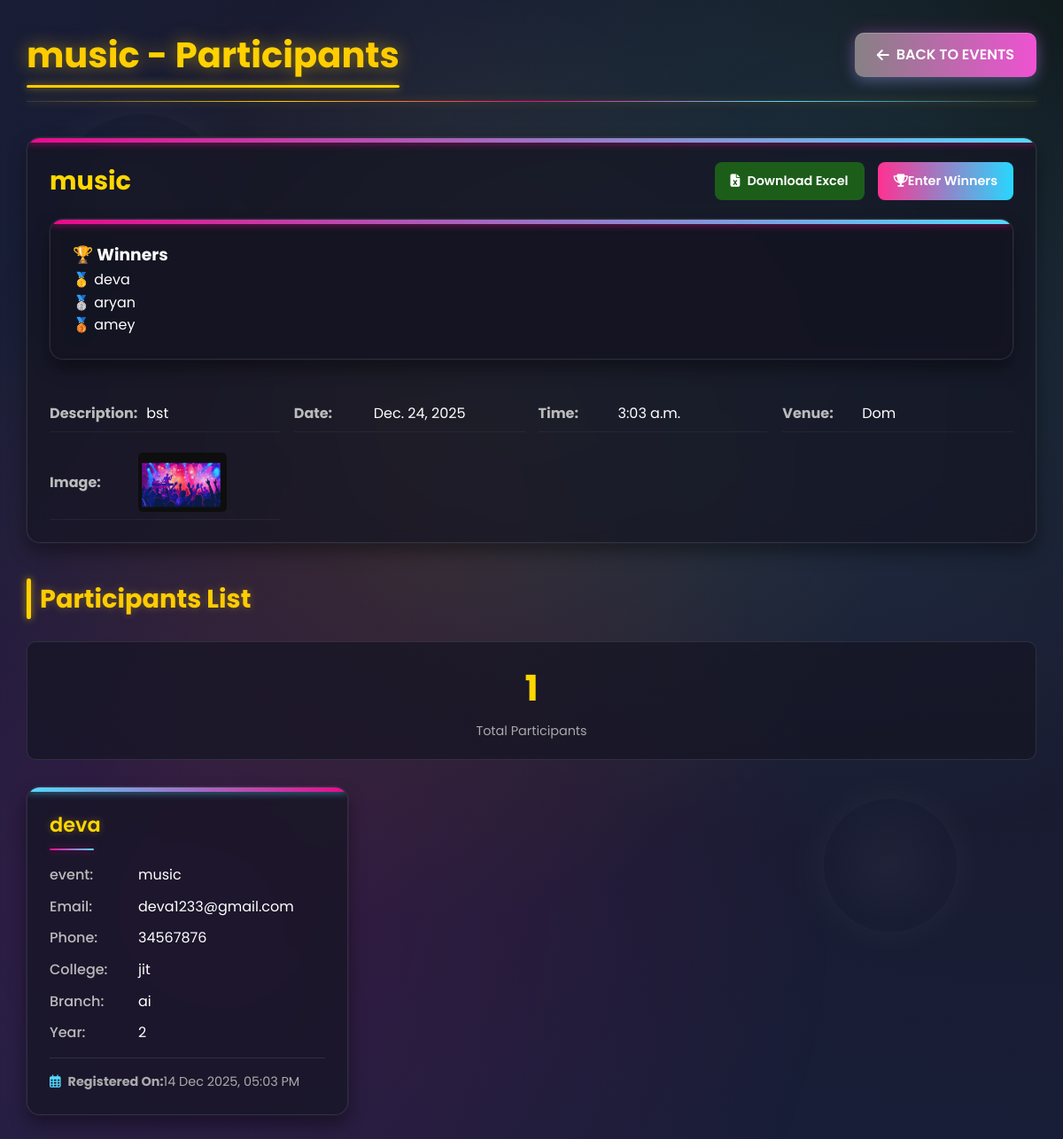
/participation/?event_id=20, run on the app's committed database.
### event/models.py (models this page shows, shortened)
class Event(models.Model):
    title = models.CharField(max_length=200)
    description = models.TextField()
    date = models.DateField()
    time = models.TimeField()
    venue = models.CharField(max_length=200)
    image = models.ImageField(upload_to='event_images/', blank=True, null=True)
    created_at = models.DateTimeField(auto_now_add=True)
    def __str__(self):
        return self.title

class Winner(models.Model):
    event = models.OneToOneField(Event, on_delete=models.CASCADE,related_name='winner' )
    first_winner = models.CharField(max_length=100, blank=True, null=True)
    second_winner = models.CharField(max_length=100, blank=True, null=True)
    third_winner = models.CharField(max_length=100, blank=True, null=True)

class Participant(models.Model):
    name = models.CharField(max_length=200)
    email = models.EmailField()
    phone = models.CharField(max_length=15)
    college = models.CharField(max_length=200, blank=True, null=True)
    registration_date = models.DateTimeField(default=timezone.now)
    branch = models.CharField(max_length=200, blank=True, null=True)
    year = models.CharField(max_length=50, blank=True, null=True)
    notes = models.TextField(blank=True, null=True)
    event = models.ForeignKey(Event, on_delete=models.CASCADE, related_name='participants')
    event_name = models.CharField(max_length=200)  # <-- Event ka name database me visible

### event/views.py (the view, shortened to what this page needs)
# urls.py: path('participation/', views.participation, name='participation'),
def participation(request):
    event_id = request.GET.get('event_id')
    if event_id:
        event = get_object_or_404(Event, id=event_id)
        participations = Participant.objects.filter(event=event)
        return render(request, 'participation.html', {
            'participations': participations,
            'event': event,  # Send single event object
            'event_title': f"{event.title} - Participants"
        })

### event/templates/participation.html (shortened to what this page needs)
<!DOCTYPE html>
<html lang="en">
<head>
<link rel="stylesheet" href="https://cdnjs.cloudflare.com/ajax/libs/font-awesome/6.5.0/css/all.min.css">
</head>
<body>
<div class="floating-elements">
  <div class="floating-element"></div>
  <div class="floating-element"></div>
</div>
<div class="container">
  <div class="header">
    <h1 class="page-title">{{ event_title|default:"Event Participants" }}</h1>
    <a href="{% url 'faculty_show_event' %}" class="create-btn">
      <i class="fas fa-arrow-left"></i> BACK TO EVENTS
    </a>
  </div>
  {% if event %}
  <div class="event-info-section">
    <div class="event-header">
      <h2>{{ event.title }}</h2>
      <div class="event-actions">
        <a href="{% url 'export_participants_excel' event.id %}" class="download-btn">
          <i class="fa-solid fa-file-excel"></i> Download Excel
        </a>
        <a href="{% url 'enter_winners' event.id %}" class="winner-btn">
          <i class="fas fa-trophy"></i> Enter Winners
        </a>
      </div>
    </div>
    {% if event.winner %}
<div class="event-info-section">
  <h3>🏆 Winners</h3>
  <p>🥇 {{ event.winner.first_winner }}</p>
  <p>🥈 {{ event.winner.second_winner }}</p>
  <p>🥉 {{ event.winner.third_winner }}</p>
</div>
{% endif %}
    <div class="event-details">
      <p><strong>Description:</strong> {{ event.description }}</p>
      <p><strong>Date:</strong> {{ event.date }}</p>
      <p><strong>Time:</strong> {{ event.time }}</p>
      <p><strong>Venue:</strong> {{ event.venue }}</p>
      {% if event.image %}
      <p><strong>Image:</strong> <img src="{{ event.image.url }}" alt="Event Image" style="max-width: 100px; border-radius: 5px; margin-left: 10px;"></p>
      {% endif %}
    </div>
  </div>
  {% endif %}
  <div class="participants-section">
    <h2 class="section-title">Participants List</h2>
    <div class="stats-bar">
      <div class="stat-card">
        <div class="stat-number">{{ participations.count }}</div>
        <div class="stat-label">Total Participants</div>
      </div>
    </div>
    {% if participations %}
      <div class="participants-grid">
        {% for p in participations %}
          <div class="participant-card">
            <div class="participant-name">{{ p.name }}</div>
            <div class="participant-details">
               <div class="participant-detail">
                <strong>event:</strong> {{ p.event }}
              </div>
              <div class="participant-detail">
                <strong>Email:</strong> {{ p.email }}
              </div>
              <div class="participant-detail">
                <strong>Phone:</strong> {{ p.phone }}
              </div>
              <div class="participant-detail">
                <strong>College:</strong> {{ p.college }}
              </div>
              <div class="participant-detail">
                <strong>Branch:</strong> {{ p.branch }}
              </div>
              <div class="participant-detail">
                <strong>Year:</strong> {{ p.year }}
              </div>
            </div>
            <div class="registration-date">
              <i class="far fa-calendar-alt"></i>
              <strong>Registered On:</strong> {{ p.registration_date|date:"d M Y, h:i A" }}
            </div>
          </div>
        {% endfor %}
      </div>
    {% else %}
      <div class="empty-state">
        <i class="fas fa-users-slash"></i>
        <h3>No Participants Yet</h3>
        <p>No one has registered for this event.</p>
      </div>
    {% endif %}
  </div>
</div>
</body>
</html>

### data on the page
Event: title "music", winner.first_winner "deva", winner.second_winner "aryan", winner.third_winner "amey", description "bst", date "Dec. 24, 2025", time "3:03 a.m.", venue "Dom", image (picture)
Participant: name "deva", event "music", email "deva1233@gmail.com", phone "34567876", college "jit", branch "ai", year "2", registration_date "14 Dec 2025, 05:03 PM"

### other printed values
{{ event_title|default:"Event Participants" }} "music - Participants"
{{ participations.count }} "1"
